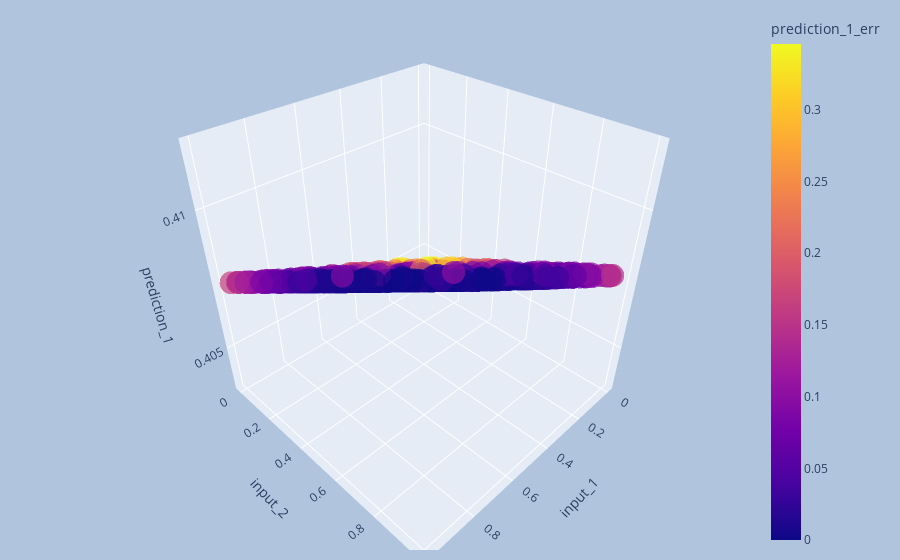

Notebook cell for this chart:
### Code cell
interactive_3d_plot(tr_df_normalized, 'input_1', 'input_2', 'prediction_1', 'prediction_1_err')

### Figure 1 — Plotly figure (JSON) as saved in the notebook; plotly's stock layout.template omitted (floating-point values rounded to 4 significant figures; data arrays with more than 128 entries replaced by an {"elided": "..."} marker saying what was removed)
{"data": [{"hovertemplate": "input_1=%{x}<br>input_2=%{y}<br>prediction_1=%{z}<br>prediction_1_err=%{marker.color}<extra></extra>", "legendgroup": "", "marker": {"color": {"elided": "1000 float values"}, "coloraxis": "coloraxis", "opacity": 0.7, "symbol": "circle"}, "mode": "markers", "name": "", "scene": "scene", "showlegend": false, "type": "scatter3d", "x": {"elided": "1000 float values"}, "y": {"elided": "1000 float values"}, "z": {"elided": "1000 float values"}}], "layout": {"coloraxis": {"colorbar": {"title": {"text": "prediction_1_err"}}, "colorscale": [[0, "#0d0887"], [0.1111, "#46039f"], [0.2222, "#7201a8"], [0.3333, "#9c179e"], [0.4444, "#bd3786"], [0.5556, "#d8576b"], [0.6667, "#ed7953"], [0.7778, "#fb9f3a"], [0.8889, "#fdca26"], [1, "#f0f921"]]}, "legend": {"tracegroupgap": 0}, "margin": {"b": 10, "l": 100, "r": 100, "t": 10}, "paper_bgcolor": "LightSteelBlue", "scene": {"domain": {"x": [0, 1], "y": [0, 1]}, "xaxis": {"title": {"text": "input_1"}}, "yaxis": {"title": {"text": "input_2"}}, "zaxis": {"title": {"text": "prediction_1"}}}}}
